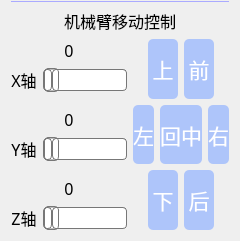
           <widget class="QWidget" name="ctl_widget" native="true">
            <layout class="QVBoxLayout" name="verticalLayout_10" stretch="0,0,0">
             <property name="topMargin">
              <number>0</number>
             </property>
             <item>
              <widget class="Line" name="line">
               <property name="sizePolicy">
                <sizepolicy hsizetype="Preferred" vsizetype="Fixed">
                 <horstretch>0</horstretch>
                 <verstretch>3</verstretch>
                </sizepolicy>
               </property>
               <property name="styleSheet">
                <string notr="true">color: rgb(170, 170, 255);</string>
               </property>
               <property name="frameShadow">
                <enum>QFrame::Plain</enum>
               </property>
               <property name="lineWidth">
                <number>1</number>
               </property>
               <property name="orientation">
                <enum>Qt::Horizontal</enum>
               </property>
              </widget>
             </item>
             <item>
              <widget class="QLabel" name="move_label_name">
               <property name="sizePolicy">
                <sizepolicy hsizetype="Preferred" vsizetype="Preferred">
                 <horstretch>0</horstretch>
                 <verstretch>0</verstretch>
                </sizepolicy>
               </property>
               <property name="font">
                <font>
                 <family>黑体</family>
                 <pointsize>12</pointsize>
                </font>
               </property>
               <property name="text">
                <string>机械臂移动控制</string>
               </property>
               <property name="alignment">
                <set>Qt::AlignCenter</set>
               </property>
              </widget>
             </item>
             <item>
              <layout class="QHBoxLayout" name="horizontalLayout_14" stretch="5,4">
               <item>
                <layout class="QVBoxLayout" name="move_layout_1" stretch="0,0,0,0,0">
                 <item>
                  <layout class="QVBoxLayout" name="move_x_layout" stretch="0,6">
                   <item>
                    <widget class="QLabel" name="move_x_val">
                     <property name="sizePolicy">
                      <sizepolicy hsizetype="Preferred" vsizetype="Preferred">
                       <horstretch>0</horstretch>
                       <verstretch>0</verstretch>
                      </sizepolicy>
                     </property>
                     <property name="font">
                      <font>
                       <family>黑体</family>
                       <pointsize>12</pointsize>
                      </font>
                     </property>
                     <property name="text">
                      <string>0</string>
                     </property>
                     <property name="alignment">
                      <set>Qt::AlignCenter</set>
                     </property>
                    </widget>
                   </item>
                   <item>
                    <layout class="QHBoxLayout" name="horizontalLayout_37" stretch="0,6">
                     <item>
                      <widget class="QLabel" name="move_x">
                       <property name="sizePolicy">
                        <sizepolicy hsizetype="Preferred" vsizetype="Preferred">
                         <horstretch>0</horstretch>
                         <verstretch>0</verstretch>
                        </sizepolicy>
                       </property>
                       <property name="font">
                        <font>
                         <family>黑体</family>
                         <pointsize>12</pointsize>
                        </font>
                       </property>
                       <property name="text">
                        <string>X轴</string>
                       </property>
                       <property name="alignment">
                        <set>Qt::AlignCenter</set>
                       </property>
                      </widget>
                     </item>
                     <item>
                      <widget class="QSlider" name="move_x_slider">
                       <property name="sizePolicy">
                        <sizepolicy hsizetype="Preferred" vsizetype="Preferred">
                         <horstretch>0</horstretch>
                         <verstretch>0</verstretch>
                        </sizepolicy>
                       </property>
                       <property name="styleSheet">
                        <string notr="true">QSlider::groove:horizontal {
border: 1px solid #bbb;
background: white;
height: 20px;
border-radius: 4px;
}
QSlider::sub-page:horizontal {
background: qlineargradient(x1: 0, y1: 0, x2: 0, y2: 1,
stop: 0 #66e, stop: 1 #bbf);
background: qlineargradient(x1: 0, y1: 0.2, x2: 1, y2: 1,
stop: 0 #bbf, stop: 1 #55f);
border: 1px solid #777;
height: 20px;
border-radius: 4px;
}
QSlider::add-page:horizontal {
background: #fff;
border: 1px solid #777;
height: 20px;
border-radius: 4px;
}
QSlider::handle:horizontal {
background: qlineargradient(x1:0, y1:0, x2:1, y2:1,
stop:0 #eee, stop:1 #ccc);
border: 1px solid #777;
width: 13px;
margin-top: -2px;
margin-bottom: -2px;
border-radius: 4px;
}
QSlider::handle:horizontal:hover {
background: qlineargradient(x1:0, y1:0, x2:1, y2:1,
stop:0 #fff, stop:1 #ddd);
border: 1px solid #444;
border-radius: 4px;
}
QSlider::sub-page:horizontal:disabled {
background: #bbb;
border-color: #999;
}
QSlider::add-page:horizontal:disabled {
background: #eee;
border-color: #999;
}
QSlider::handle:horizontal:disabled {
background: #eee;
border: 1px solid #aaa;
border-radius: 4px;
}</string>
                       </property>
                       <property name="maximum">
                        <number>1000</number>
                       </property>
                       <property name="pageStep">
                        <number>1</number>
                       </property>
                       <property name="orientation">
                        <enum>Qt::Horizontal</enum>
                       </property>
                      </widget>
                     </item>
                    </layout>
                   </item>
                  </layout>
                 </item>
                 <item>
                  <spacer name="move_spacer_1">
                   <property name="orientation">
                    <enum>Qt::Vertical</enum>
                   </property>
                   <property name="sizeHint" stdset="0">
                    <size>
                     <width>20</width>
                     <height>10</height>
                    </size>
                   </property>
                  </spacer>
                 </item>
                 <item>
                  <layout class="QVBoxLayout" name="move_y_layout" stretch="0,3">
                   <item>
                    <widget class="QLabel" name="move_y_val">
                     <property name="sizePolicy">
                      <sizepolicy hsizetype="Preferred" vsizetype="Preferred">
                       <horstretch>0</horstretch>
                       <verstretch>0</verstretch>
                      </sizepolicy>
                     </property>
                     <property name="font">
                      <font>
                       <family>黑体</family>
                       <pointsize>12</pointsize>
                      </font>
                     </property>
                     <property name="text">
                      <string>0</string>
                     </property>
                     <property name="alignment">
                      <set>Qt::AlignCenter</set>
                     </property>
                    </widget>
                   </item>
                   <item>
                    <layout class="QHBoxLayout" name="horizontalLayout_39" stretch="0,6">
                     <item>
                      <widget class="QLabel" name="move_y">
                       <property name="sizePolicy">
                        <sizepolicy hsizetype="Preferred" vsizetype="Preferred">
                         <horstretch>0</horstretch>
                         <verstretch>0</verstretch>
                        </sizepolicy>
                       </property>
                       <property name="font">
                        <font>
                         <family>黑体</family>
                         <pointsize>12</pointsize>
                        </font>
                       </property>
                       <property name="text">
                        <string>Y轴</string>
                       </property>
                       <property name="alignment">
                        <set>Qt::AlignCenter</set>
                       </property>
                      </widget>
                     </item>
                     <item>
                      <widget class="QSlider" name="move_y_slider">
                       <property name="sizePolicy">
                        <sizepolicy hsizetype="Preferred" vsizetype="Preferred">
                         <horstretch>0</horstretch>
                         <verstretch>0</verstretch>
                        </sizepolicy>
                       </property>
                       <property name="styleSheet">
                        <string notr="true">QSlider::groove:horizontal {
border: 1px solid #bbb;
background: white;
height: 20px;
border-radius: 4px;
}
QSlider::sub-page:horizontal {
background: qlineargradient(x1: 0, y1: 0, x2: 0, y2: 1,
stop: 0 #66e, stop: 1 #bbf);
background: qlineargradient(x1: 0, y1: 0.2, x2: 1, y2: 1,
stop: 0 #bbf, stop: 1 #55f);
border: 1px solid #777;
height: 20px;
border-radius: 4px;
}
QSlider::add-page:horizontal {
background: #fff;
border: 1px solid #777;
height: 20px;
border-radius: 4px;
}
QSlider::handle:horizontal {
background: qlineargradient(x1:0, y1:0, x2:1, y2:1,
stop:0 #eee, stop:1 #ccc);
border: 1px solid #777;
width: 13px;
margin-top: -2px;
margin-bottom: -2px;
border-radius: 4px;
}
QSlider::handle:horizontal:hover {
background: qlineargradient(x1:0, y1:0, x2:1, y2:1,
stop:0 #fff, stop:1 #ddd);
border: 1px solid #444;
border-radius: 4px;
}
QSlider::sub-page:horizontal:disabled {
background: #bbb;
border-color: #999;
}
QSlider::add-page:horizontal:disabled {
background: #eee;
border-color: #999;
}
QSlider::handle:horizontal:disabled {
background: #eee;
border: 1px solid #aaa;
border-radius: 4px;
}</string>
                       </property>
                       <property name="maximum">
                        <number>1000</number>
                       </property>
                       <property name="pageStep">
                        <number>1</number>
                       </property>
                       <property name="orientation">
                        <enum>Qt::Horizontal</enum>
                       </property>
                      </widget>
                     </item>
                    </layout>
                   </item>
                  </layout>
                 </item>
                 <item>
                  <spacer name="move_spacer_2">
                   <property name="orientation">
                    <enum>Qt::Vertical</enum>
                   </property>
                   <property name="sizeHint" stdset="0">
                    <size>
                     <width>20</width>
                     <height>10</height>
                    </size>
                   </property>
                  </spacer>
                 </item>
                 <item>
                  <layout class="QVBoxLayout" name="move_z_layout" stretch="0,3">
                   <item>
                    <widget class="QLabel" name="move_z_val">
                     <property name="sizePolicy">
                      <sizepolicy hsizetype="Preferred" vsizetype="Preferred">
                       <horstretch>0</horstretch>
                       <verstretch>0</verstretch>
                      </sizepolicy>
                     </property>
                     <property name="font">
                      <font>
                       <family>黑体</family>
                       <pointsize>12</pointsize>
                      </font>
                     </property>
                     <property name="text">
                      <string>0</string>
                     </property>
                     <property name="alignment">
                      <set>Qt::AlignCenter</set>
                     </property>
                    </widget>
                   </item>
                   <item>
                    <layout class="QHBoxLayout" name="horizontalLayout_40" stretch="0,6">
                     <item>
                      <widget class="QLabel" name="move_z">
                       <property name="sizePolicy">
                        <sizepolicy hsizetype="Preferred" vsizetype="Preferred">
                         <horstretch>0</horstretch>
                         <verstretch>0</verstretch>
                        </sizepolicy>
                       </property>
                       <property name="font">
                        <font>
                         <family>黑体</family>
                         <pointsize>12</pointsize>
                        </font>
                       </property>
                       <property name="text">
                        <string>Z轴</string>
                       </property>
                       <property name="alignment">
                        <set>Qt::AlignCenter</set>
                       </property>
                      </widget>
                     </item>
                     <item>
                      <widget class="QSlider" name="move_z_slider">
                       <property name="sizePolicy">
                        <sizepolicy hsizetype="Preferred" vsizetype="Preferred">
                         <horstretch>0</horstretch>
                         <verstretch>0</verstretch>
                        </sizepolicy>
                       </property>
                       <property name="styleSheet">
                        <string notr="true">QSlider::groove:horizontal {
border: 1px solid #bbb;
background: white;
height: 20px;
border-radius: 4px;
}
QSlider::sub-page:horizontal {
background: qlineargradient(x1: 0, y1: 0, x2: 0, y2: 1,
stop: 0 #66e, stop: 1 #bbf);
background: qlineargradient(x1: 0, y1: 0.2, x2: 1, y2: 1,
stop: 0 #bbf, stop: 1 #55f);
border: 1px solid #777;
height: 20px;
border-radius: 4px;
}
QSlider::add-page:horizontal {
background: #fff;
border: 1px solid #777;
height: 20px;
border-radius: 4px;
}
QSlider::handle:horizontal {
background: qlineargradient(x1:0, y1:0, x2:1, y2:1,
stop:0 #eee, stop:1 #ccc);
border: 1px solid #777;
width: 13px;
margin-top: -2px;
margin-bottom: -2px;
border-radius: 4px;
}
QSlider::handle:horizontal:hover {
background: qlineargradient(x1:0, y1:0, x2:1, y2:1,
stop:0 #fff, stop:1 #ddd);
border: 1px solid #444;
border-radius: 4px;
}
QSlider::sub-page:horizontal:disabled {
background: #bbb;
border-color: #999;
}
QSlider::add-page:horizontal:disabled {
background: #eee;
border-color: #999;
}
QSlider::handle:horizontal:disabled {
background: #eee;
border: 1px solid #aaa;
border-radius: 4px;
}</string>
                       </property>
                       <property name="maximum">
                        <number>1000</number>
                       </property>
                       <property name="pageStep">
                        <number>1</number>
                       </property>
                       <property name="orientation">
                        <enum>Qt::Horizontal</enum>
                       </property>
                      </widget>
                     </item>
                    </layout>
                   </item>
                  </layout>
                 </item>
                </layout>
               </item>
               <item>
                <layout class="QVBoxLayout" name="verticalLayout_9">
                 <item>
                  <layout class="QHBoxLayout" name="horizontalLayout_11" stretch="1,2,2,1">
                   <item>
                    <spacer name="horizontalSpacer">
                     <property name="orientation">
                      <enum>Qt::Horizontal</enum>
                     </property>
                     <property name="sizeHint" stdset="0">
                      <size>
                       <width>13</width>
                       <height>20</height>
                      </size>
                     </property>
                    </spacer>
                   </item>
                   <item>
                    <widget class="QPushButton" name="move_up_button">
                     <property name="sizePolicy">
                      <sizepolicy hsizetype="Preferred" vsizetype="Preferred">
                       <horstretch>0</horstretch>
                       <verstretch>0</verstretch>
                      </sizepolicy>
                     </property>
                     <property name="font">
                      <font>
                       <family>黑体</family>
                       <pointsize>16</pointsize>
                      </font>
                     </property>
                     <property name="styleSheet">
                      <string notr="true">QPushButton{background-color: rgb(174, 197, 250);}
QPushButton:hover{background-color:  rgb(168, 188, 238);}
QPushButton{color: rgb(255, 255, 255);}
QPushButton{border-radius:5px;}</string>
                     </property>
                     <property name="text">
                      <string>上</string>
                     </property>
                    </widget>
                   </item>
                   <item>
                    <widget class="QPushButton" name="move_top_button">
                     <property name="sizePolicy">
                      <sizepolicy hsizetype="Preferred" vsizetype="Preferred">
                       <horstretch>0</horstretch>
                       <verstretch>0</verstretch>
                      </sizepolicy>
                     </property>
                     <property name="font">
                      <font>
                       <family>黑体</family>
                       <pointsize>16</pointsize>
                      </font>
                     </property>
                     <property name="styleSheet">
                      <string notr="true">QPushButton{background-color: rgb(174, 197, 250);}
QPushButton:hover{background-color:  rgb(168, 188, 238);}
QPushButton{color: rgb(255, 255, 255);}
QPushButton{border-radius:5px;}</string>
                     </property>
                     <property name="text">
                      <string>前</string>
                     </property>
                    </widget>
                   </item>
                   <item>
                    <spacer name="horizontalSpacer_2">
                     <property name="orientation">
                      <enum>Qt::Horizontal</enum>
                     </property>
                     <property name="sizeHint" stdset="0">
                      <size>
                       <width>13</width>
                       <height>20</height>
                      </size>
                     </property>
                    </spacer>
                   </item>
                  </layout>
                 </item>
                 <item>
                  <layout class="QHBoxLayout" name="horizontalLayout_12">
                   <item>
                    <widget class="QPushButton" name="move_left_button">
                     <property name="sizePolicy">
                      <sizepolicy hsizetype="Preferred" vsizetype="Preferred">
                       <horstretch>0</horstretch>
                       <verstretch>0</verstretch>
                      </sizepolicy>
                     </property>
                     <property name="font">
                      <font>
                       <family>黑体</family>
                       <pointsize>16</pointsize>
                      </font>
                     </property>
                     <property name="styleSheet">
                      <string notr="true">QPushButton{background-color: rgb(174, 197, 250);}
QPushButton:hover{background-color:  rgb(168, 188, 238);}
QPushButton{color: rgb(255, 255, 255);}
QPushButton{border-radius:5px;}</string>
                     </property>
                     <property name="text">
                      <string>左</string>
                     </property>
                    </widget>
                   </item>
                   <item>
                    <widget class="QPushButton" name="move_centre_button">
                     <property name="sizePolicy">
                      <sizepolicy hsizetype="Preferred" vsizetype="Preferred">
                       <horstretch>0</horstretch>
                       <verstretch>0</verstretch>
                      </sizepolicy>
                     </property>
                     <property name="font">
                      <font>
                       <family>黑体</family>
                       <pointsize>16</pointsize>
                      </font>
                     </property>
                     <property name="styleSheet">
                      <string notr="true">QPushButton{background-color: rgb(174, 197, 250);}
QPushButton:hover{background-color:  rgb(168, 188, 238);}
QPushButton{color: rgb(255, 255, 255);}
QPushButton{border-radius:5px;}</string>
                     </property>
                     <property name="text">
                      <string>回中</string>
                     </property>
                    </widget>
                   </item>
                   <item>
                    <widget class="QPushButton" name="move_right_button">
                     <property name="sizePolicy">
                      <sizepolicy hsizetype="Preferred" vsizetype="Preferred">
                       <horstretch>0</horstretch>
                       <verstretch>0</verstretch>
                      </sizepolicy>
                     </property>
                     <property name="font">
                      <font>
                       <family>黑体</family>
                       <pointsize>16</pointsize>
                      </font>
                     </property>
                     <property name="styleSheet">
                      <string notr="true">QPushButton{background-color: rgb(174, 197, 250);}
QPushButton:hover{background-color:  rgb(168, 188, 238);}
QPushButton{color: rgb(255, 255, 255);}
QPushButton{border-radius:5px;}</string>
                     </property>
                     <property name="text">
                      <string>右</string>
                     </property>
                    </widget>
                   </item>
                  </layout>
                 </item>
                 <item>
                  <layout class="QHBoxLayout" name="horizontalLayout_13" stretch="1,2,2,1">
                   <item>
                    <spacer name="horizontalSpacer_3">
                     <property name="orientation">
                      <enum>Qt::Horizontal</enum>
                     </property>
                     <property name="sizeHint" stdset="0">
                      <size>
                       <width>13</width>
                       <height>20</height>
                      </size>
                     </property>
                    </spacer>
                   </item>
                   <item>
                    <widget class="QPushButton" name="move_down_button">
                     <property name="sizePolicy">
                      <sizepolicy hsizetype="Preferred" vsizetype="Preferred">
                       <horstretch>0</horstretch>
                       <verstretch>0</verstretch>
                      </sizepolicy>
                     </property>
                     <property name="font">
                      <font>
                       <family>黑体</family>
                       <pointsize>16</pointsize>
                      </font>
                     </property>
                     <property name="styleSheet">
                      <string notr="true">QPushButton{background-color: rgb(174, 197, 250);}
QPushButton:hover{background-color:  rgb(168, 188, 238);}
QPushButton{color: rgb(255, 255, 255);}
QPushButton{border-radius:5px;}</string>
                     </property>
                     <property name="text">
                      <string>下</string>
                     </property>
                    </widget>
                   </item>
                   <item>
                    <widget class="QPushButton" name="move_back_button">
                     <property name="sizePolicy">
                      <sizepolicy hsizetype="Preferred" vsizetype="Preferred">
                       <horstretch>0</horstretch>
                       <verstretch>0</verstretch>
                      </sizepolicy>
                     </property>
                     <property name="font">
                      <font>
                       <family>黑体</family>
                       <pointsize>16</pointsize>
                      </font>
                     </property>
                     <property name="styleSheet">
                      <string notr="true">QPushButton{background-color: rgb(174, 197, 250);}
QPushButton:hover{background-color:  rgb(168, 188, 238);}
QPushButton{color: rgb(255, 255, 255);}
QPushButton{border-radius:5px;}</string>
                     </property>
                     <property name="text">
                      <string>后</string>
                     </property>
                    </widget>
                   </item>
                   <item>
                    <spacer name="horizontalSpacer_4">
                     <property name="orientation">
                      <enum>Qt::Horizontal</enum>
                     </property>
                     <property name="sizeHint" stdset="0">
                      <size>
                       <width>13</width>
                       <height>20</height>
                      </size>
                     </property>
                    </spacer>
                   </item>
                  </layout>
                 </item>
                </layout>
               </item>
              </layout>
             </item>
            </layout>
           </widget>
